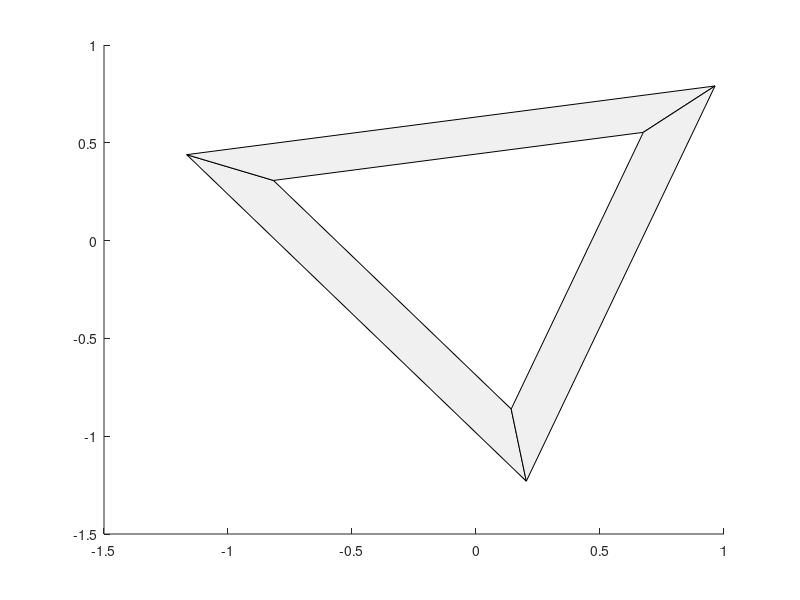

This chart was generated by the following MATLAB code: (Note: this script raises an error after producing the figure.)
function makeTriangle
    close all
    fig = figure('Units','normalized','Position',[0 .0463 1 .8667]);
    n = 500;
    dv = [16 9];
    hs = cell(1,n);
    rose = [122 16 40]./255;
    for i = 1:n
        size = rand+.5;
        shiftvec = [(2*rand-1)*((dv(1)/2)-size) (2*rand-1)*((dv(2)/2)-size) 0];
        hs{i} = trngle(size);
        rotate(hs{i},[0 0 1],360*rand,[0 0 0])
        shift(hs{i},shiftvec)
    end
    axis equal
    axis([-8 8 -4.5 4.5])
    axis off
    fig.Color = [1 1 1];% [0 0 0];
    h = trngle(dv(2)/1.7,rose);
    rotate(h,[0 0 1],90,[0 0 0])
    shift(h,[0 -1.2 0])
    text(-1.8,-1.3,'T','FontSize',300,'Color',rose,'FontWeight','bold')
end

function h = trngle(size,color)
    if ~exist('size','var')
        size = 1;
    end
    if ~exist('color','var')
        temp = .8*rand+.2;
        color = [temp,temp,temp];
        more = {};
    else
        more = {'LineStyle','none'};
    end
    points = [size .7*size;0 0];
    rot120 = [cosd(120) -sind(120);sind(120) cosd(120)];
    points = [points rot120*points(:,2) rot120*points(:,1)];
    h1 = patch(points(1,:),points(2,:),color,more{:});
    h2 = patch(points(1,:),points(2,:),color,more{:});
    h3 = patch(points(1,:),points(2,:),color,more{:});
    rotate(h1,[0 0 1],120,[0 0 0])
    rotate([h1,h2],[0 0 1],120,[0 0 0])
    h = [h1 h2 h3];
end

function shift(h,vec)
    dimvec = size(h);
    for r = 1:dimvec(1)
        for c = 1:dimvec(2)
            h(r,c).Vertices = h(r,c).Vertices + vec;
        end
    end
end